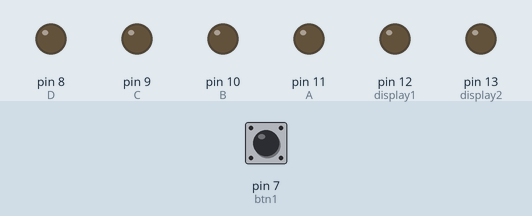
The sketch below on a simulated Arduino Uno, built with avr-gcc and run on an emulated ATmega328P. Parts: output pins drawn as LEDs (lit = HIGH). Dashed ring = blinking. The inputs (shaded band) are chosen by the test bench; at power-on: pin 7 (btn1) HIGH.

Above: at 1.2 s.
1.3 s: pin 7 (btn1) pulled LOW for 1 s
At 3.6 s:
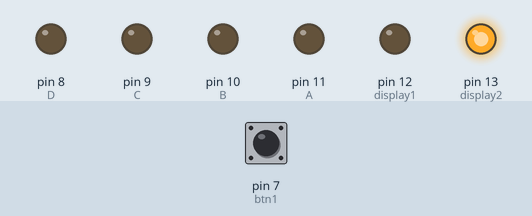
4.3 s: pin 7 (btn1) pulled LOW for 0.15 s
At 4.55 s:
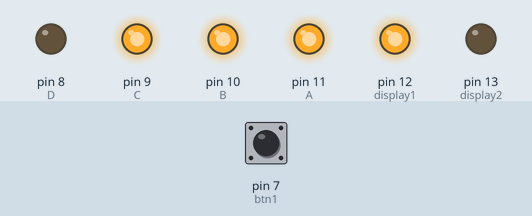
6.1 s: pin 7 (btn1) pulled LOW for 3.2 s
At 10.4 s:
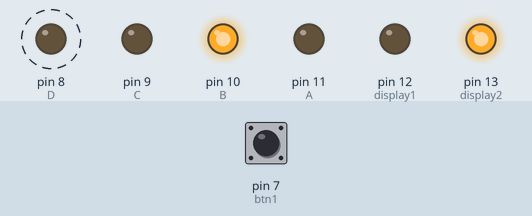
10.8 s: pin 7 (btn1) pulled LOW for 0.15 s
At 11.5 s:
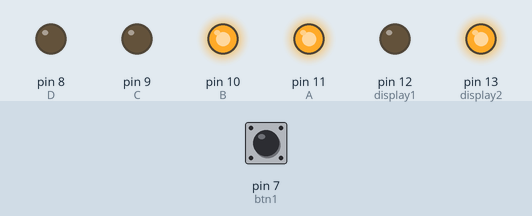
12.6 s: pin 7 (btn1) pulled LOW for 3.2 s
At 16.7 s:
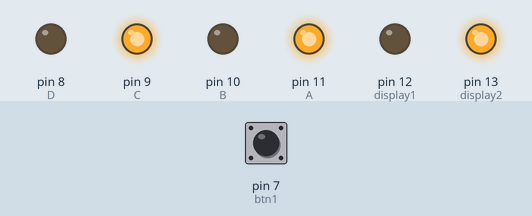
17.3 s: pin 7 (btn1) pulled LOW for 1 s
At 19.7 s:
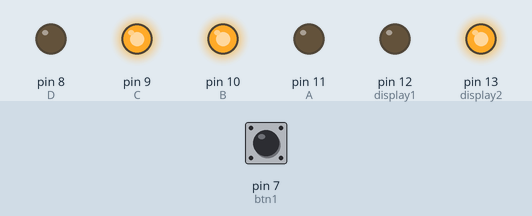
Timing chart, 0 to 20.9 s (numbered marks = the images above; inputs shaded):
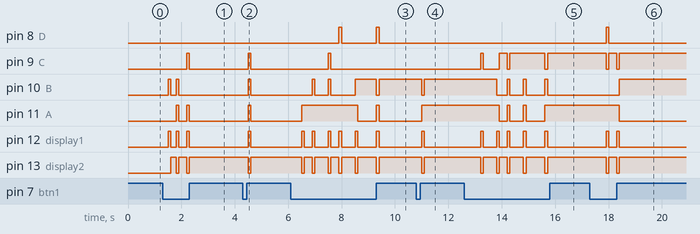

The sketch:

RamirezPaul_Deber2.ino
```cpp
/*
 * DEBER N°2
 * CAPITULO II: Puertos digitales - displays
 * OBJETIVO: Visualizar en displays los números primos del 0 al 99 pulsando un botón
 * AUTOR: Ramirez Paul
 * FECHA: 23/11/2020
 */
const int A=11;//bit menos significatio
const int B=10;
const int C=9;
const int D=8;//bit más significativo
const int btn1=7;
const int display1=12;
const int display2=13;
int i;
int cont=0;
int uni;
int dec;
int res;
boolean primo;//variable para comprobar si es primo

void setup() {
  pinMode(A,OUTPUT);
  pinMode(B,OUTPUT);
  pinMode(C,OUTPUT);
  pinMode(D,OUTPUT);
  pinMode(btn1,INPUT);
  pinMode(display1,OUTPUT);
  pinMode(display2,OUTPUT);
}

void loop() {
  if(digitalRead(btn1)==LOW){
    delay(100);
    if(cont<100){
      cont++;
      primo=true;
      for(i=2;i<cont;i++){
        res=cont%i;
        if(res==0){
          primo=false;
        }
      }
      if(cont==1){
        primo=false;
      }
      if(primo){
        if(cont<10){
          uni=cont;
          dec=0;
        }else{
          dec=cont/10;
          uni=cont-dec*10;
        }
        //multiplexar los displays
        //UNIDADES
        digitalWrite(display1,HIGH);
        digitalWrite(display2,LOW);
        vista(uni);
        delay(100);

        //DECENAS

        digitalWrite(display1,LOW);
        digitalWrite(display2,HIGH);
        vista(dec);
        delay(100);
      }
     }else
     cont=0;
   }
}

//Metodo de visualización en el display 7 segmentos
void vista(int opc){
  switch(opc){
    case 0:
    digitalWrite(A,LOW);
    digitalWrite(B,LOW);
    digitalWrite(C,LOW);
    digitalWrite(D,LOW);
    break;

    case 1:
    digitalWrite(A,HIGH);
    digitalWrite(B,LOW);
    digitalWrite(C,LOW);
    digitalWrite(D,LOW);
    break;

    case 2:
    digitalWrite(A,LOW);
    digitalWrite(B,HIGH);
    digitalWrite(C,LOW);
    digitalWrite(D,LOW);
    break;

    case 3:
    digitalWrite(A,HIGH);
    digitalWrite(B,HIGH);
    digitalWrite(C,LOW);
    digitalWrite(D,LOW);
    break;

    case 4:
    digitalWrite(A,LOW);
    digitalWrite(B,LOW);
    digitalWrite(C,HIGH);
    digitalWrite(D,LOW);
    break;

    case 5:
    digitalWrite(A,HIGH);
    digitalWrite(B,LOW);
    digitalWrite(C,HIGH);
    digitalWrite(D,LOW);
    break;

    case 6:
    digitalWrite(A,LOW);
    digitalWrite(B,HIGH);
    digitalWrite(C,HIGH);
    digitalWrite(D,LOW);
    break;

    case 7:
    digitalWrite(A,HIGH);
    digitalWrite(B,HIGH);
    digitalWrite(C,HIGH);
    digitalWrite(D,LOW);
    break;

    case 8:
    digitalWrite(A,LOW);
    digitalWrite(B,LOW);
    digitalWrite(C,LOW);
    digitalWrite(D,HIGH);
    break;

    case 9:
    digitalWrite(A,HIGH);
    digitalWrite(B,LOW);
    digitalWrite(C,LOW);
    digitalWrite(D,HIGH);
    break;
  }
}
```

Measured:
- after the input at 1.3 s, pin 9 (C): LOW → HIGH after 0.90 s, → LOW 0.10 s later; pin 10 (B): alternates HIGH for 0.10 s and LOW for 0.20 s, 4 changes in all, then stays LOW, starting after 0.20 s
- after the input at 4.3 s, pin 9 (C), pin 10 (B), pin 11 (A), pin 12 (display1): LOW → HIGH after 0.20 s, → LOW 0.10 s later; pin 13 (display2): HIGH → LOW after 0.20 s, → HIGH 0.10 s later
- after the input at 6.1 s, pin 8 (D): alternates HIGH for 0.10 s and LOW for 1.3 s, starting after 1.8 s; pin 9 (C): LOW → HIGH after 1.4 s, → LOW 0.10 s later
- after the input at 10.8 s, pin 10 (B), pin 13 (display2): HIGH → LOW after 0.20 s, → HIGH 0.10 s later; pin 11 (A): LOW → HIGH after 0.20 s; pin 12 (display1): LOW → HIGH after 0.20 s, → LOW 0.10 s later
- after the input at 12.6 s, pin 9 (C): goes HIGH 0.10 s, LOW 0.60 s, HIGH 0.30 s, LOW 0.10 s, HIGH 1.3 s, LOW 0.10 s, then HIGH, starting after 0.60 s; pin 10 (B): goes LOW 0.40 s, HIGH 0.10 s, LOW 0.50 s, HIGH 0.10 s, LOW 0.70 s, HIGH 0.10 s, then LOW, starting after 1.2 s
- after the input at 17.3 s, pin 8 (D): LOW → HIGH after 0.61 s, → LOW 0.10 s later; pin 9 (C): alternates HIGH for 0.30 s and LOW for 0.10 s, 4 changes in all, then stays HIGH, starting after 0.61 s
